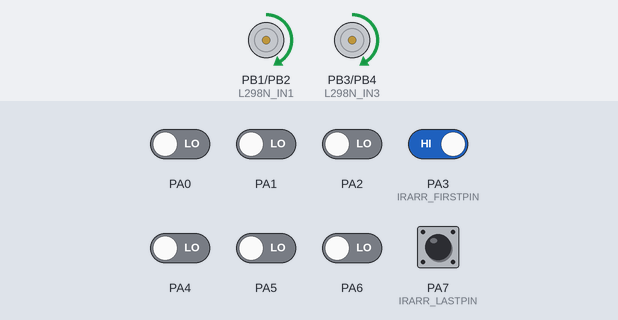
Bench run of a program on a simulated ATmega32, built with avr-gcc and emulated at 16 MHz (the files do not name the chip). Shown: motor-driver pin pairs drawn as motors (green arrow = first pin HIGH = forward, orange = second pin HIGH = backward, longer = more drive, scaled by the enable pin). Inputs (shaded band) come from the test bench; at power-on: PA3 (IRARR_FIRSTPIN), PA7 (IRARR_LASTPIN) HIGH, PA0–2, PA4–6 LOW.

Above: at 1.2 s.
1.3 s: PA3 (IRARR_FIRSTPIN) driven LOW
At 1.8 s:
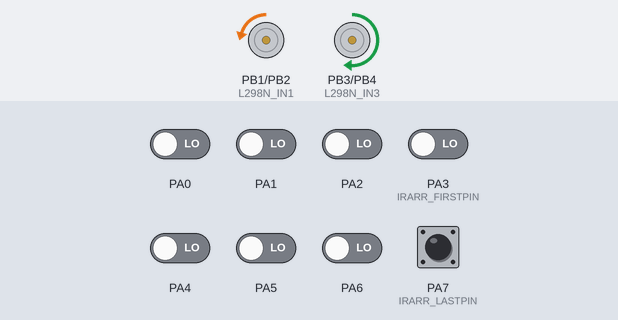
2.8 s: PA3 (IRARR_FIRSTPIN) driven HIGH
At 4.0 s:
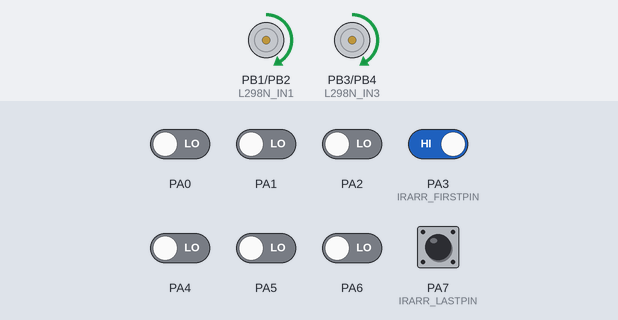
4.3 s: PA4 driven HIGH
At 5.2 s:
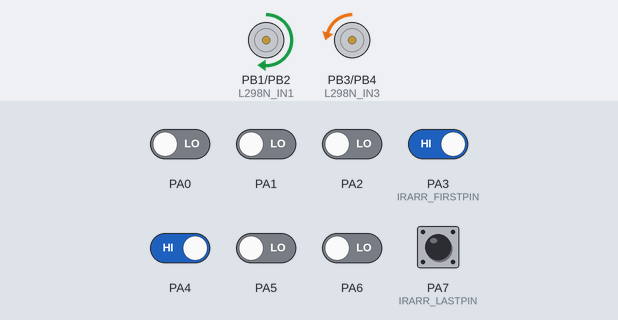
5.8 s: PA4 driven LOW
At 6.4 s:
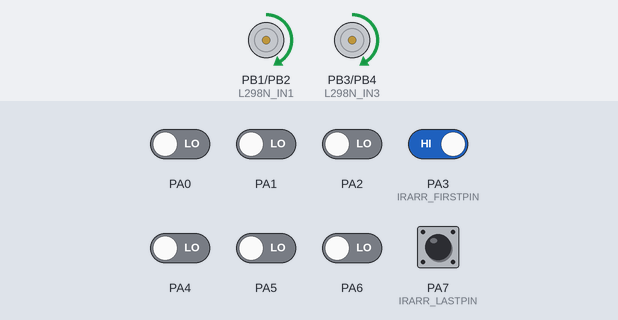
Timing chart, 0 to 8.3 s (numbered marks = the images above; inputs shaded):
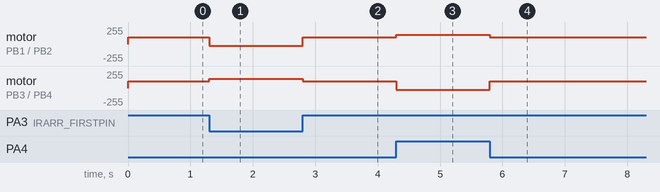

The program:

main.c
```c
/*********************************************************************************************************************************************************************************************************************************
Author: heretic	< Andrew G >
File: main.c
Dependencies: l298n_driver.h & irarr_driver.h
Date Created: 18/9/2025
Description: Main program entry point - Line follower robot control system
Notes:
	+ Implements PID control for line following (FUTURE UPDATE)
	+ Uses infrared array sensor for line detection
	+ Controls dual motors via L298N driver
	+ Adjusts speed based on sensor feedback
History:
    + 18/9/2025: (Release 1.0)
	+
*********************************************************************************************************************************************************************************************************************************/

#include "l298n_driver.h"
#include "irarr_driver.h"


int main(void)
{

    L298N_init();
    IRARR_init();

    int currentError  = 0;
    int lastError = 0;  // store last known line direction

    while(1)
    {
        currentError = IRARR_read();

        // ================= LOST LINE =================
        if(currentError == IRARR_LOSTLINE){
            while(IRARR_read() == IRARR_LOSTLINE)
            {
                // Spin toward where we last saw the line
                if(lastError <= 0){
                    L298N_turnLeft(0, 35);
                }
                else{
                    L298N_turnRight(35, 0);
                }
            }
        }

        // ================= CENTER =================
        else if(currentError <= 25 && currentError >= -25){
            lastError = currentError;
            L298N_moveForward(40);
        }

        // ================= SLIGHT LEFT =================
        else if(currentError < -25 && currentError >= -100){
            lastError = currentError;
            L298N_turnLeft(10, 55);
        }

        // ================= HARD LEFT =================
        else if(currentError < -100){
            lastError = currentError;
            L298N_turnLeft(0, 50);
        }

        // ================= SLIGHT RIGHT =================
        else if(currentError > 25 && currentError <= 100){
            lastError = currentError;
            L298N_turnRight(55, 10);
        }

        // ================= HARD RIGHT =================
        else if(currentError > 100){
            lastError = currentError;
            L298N_turnRight(50, 0);
        }
    }

    return 0;
}
```

irarr_driver.c
```c
/****************************************************************************************************************************************************************************
Author: heretic    < Andrew G >
File: irarr_driver.c
Date Created: 1/5/2026
Dependencies: irarr_driver.h
Description: IR Array (5-sensor line detection) driver for line-following robot
             Returns weighted position of line (-100 to +100, or 1000 if lost)
Notes:
    +
History:
    + 1/5/2026 (Release 1.0)
    +
****************************************************************************************************************************************************************************/

#include "irarr_driver.h"


#define F_CPU 16000000UL

#define IRARR_GROUP 'A'
#define IRARR_FIRSTPIN 3
#define IRARR_LASTPIN 7


void IRARR_init(void){
    GPIO_DefinePurpose_Mask(IRARR_GROUP, IRARR_FIRSTPIN, IRARR_LASTPIN + 1, IN);
}


ui8 IRARR_ReadingsArr[5];
si16 IRARR_read(void){
    si16 IRARR_error = 0;
    si16 IRARR_weightSum = 0;
    si16 IRARR_leftWeight = -2;
    // si16 IRARR_rightWeight = 2;
    si16 IRARR_Currentvalue = 0;
	for(ui8 i = IRARR_FIRSTPIN; i <= IRARR_LASTPIN; i++){
        IRARR_Currentvalue = !(GPIO_ReadDig(IRARR_GROUP,i));
        IRARR_ReadingsArr[i - IRARR_FIRSTPIN] = IRARR_Currentvalue;
        IRARR_error += (IRARR_Currentvalue * IRARR_leftWeight++);
        IRARR_weightSum += IRARR_Currentvalue;
	}
    if(IRARR_weightSum == 0) return IRARR_LOSTLINE;
	return (IRARR_error * 100) / IRARR_weightSum;
}


/*
============================  Func IRARR_read() Explanation  ============================
------------------------------------------------------------
IR Array Line Position Calculation (5 Sensors)

Sensors layout:
    S0   S1   S2   S3   S4
   -2   -1    0   +1   +2   (weights)

Each sensor returns:
    1 → sees line (black)
    0 → no line

------------------------------------------------------------
How it works:

1. Multiply each sensor reading by its weight:
   error += sensor * weight

2. Count how many sensors see the line:
   sum += sensor

3. Compute average position:
   position = error / sum

4. Scale by 100 to avoid floats:
   return (error * 100) / sum

------------------------------------------------------------
Examples:

Case 1:
    Sensors: 0 1 1 0 0
    Weights:-2 -1 0 1 2

    error = (-1 + 0) = -1
    sum = 2

    result = (-1 * 100) / 2 = -50
    → line is slightly LEFT

------------------------------------------------------------

Case 2:
    Sensors: 0 1 0 0 0

    error = -1
    sum = 1

    result = (-1 * 100) / 1 = -100
    → line is more LEFT

------------------------------------------------------------

Case 3:
    Sensors: 0 0 1 0 0

    error = 0
    sum = 1

    result = 0
    → line is CENTER

------------------------------------------------------------

Case 4:
    Sensors: 1 0 1 1 0

    error = (-2 + 0 + 1) = -1
    sum = 3

    result = (-1 * 100) / 3 ≈ -33
    → slightly LEFT (closer to center than Case 1)

------------------------------------------------------------

Case 5:
    Sensors: 0 0 0 0 0

    sum = 0 → no line detected

    return 1000
    → special value meaning "LOST LINE"

------------------------------------------------------------

Final meaning of output:
    negative → line is LEFT
    0        → line is CENTER
    positive → line is RIGHT
    1000     → line LOST

------------------------------------------------------------
*/
```

irarr_driver.h
```c
/****************************************************************************************************************************************************************************
Author: heretic    < Andrew G >
File: irarr_driver.h
Date Created: 1/5/2026
Dependencies: gpio_driver.h
Description: IR Array (5-sensor line detection) driver for line-following robot
             Returns weighted position of line (-100 to +100, or 1000 if lost)
Notes:
    +
History:
    + 1/5/2026 (Release 1.0)
    +
****************************************************************************************************************************************************************************/


#include "gpio_driver.h"


#define IRARR_LOSTLINE 1000

void IRARR_init(void);
si16 IRARR_read(void);
extern ui8 IRARR_ReadingsArr[5];
```

l289n_driver.c
```c
/*********************************************************************************************************************************************************************************************************************************
Author: heretic	< Andrew G >
File: l289n_driver.c
Dependencies: l298n_driver.h & gpio_driver.h & timer1_driver.h
Date Created: 7/2/2026
Description: L298N Motor Driver Control - Supports speed control (0-100%) for two independent motors
Notes:
	+ Speed parameter accepts 0-100 (%)
	+ 0% = stopped, 100% = full speed
	+ Motor control pins configured on PORT B
	+ PWM frequency: 1000 Hz
History:
    + 7/2/2026: (Release 1.0)
	+
*********************************************************************************************************************************************************************************************************************************/

#include "l298n_driver.h"

/*
*
*  In "speed" parameter, you write the (%) value of the speed you want to set for the motors. For example, if you want to set the speed to 50%, you write 50 in the "speed" parameter.
*  The "speed" parameter can take values from 0 to 100, where 0 means the motors are stopped and 100 means the motors are running at full speed.
*  Where 0% is MIN speed (stop)
*  Where 100% is MAX speed
*
*/

// For Both Motors
#define L298N_INSGROUP 'B'
#define L298N_PWMFREQ 1000
// For Motor < 1 >
#define L298N_IN1 1
#define L298N_IN2 2
// For Motor < 2 >
#define L298N_IN3 3
#define L298N_IN4 4

// PWM For Motor < 1 >  [OC1A - PD5]
#define L298N_PWM1_GROUP 'D'
#define L298N_PWM1_PIN 5

// PWM For Motor < 2 >  [OC1B - PD4]
#define L298N_PWM2_GROUP 'D'
#define L298N_PWM2_PIN 4


void L298N_init(void){
    // Setting up PWM pins
    GPIO_DefinePurpose(L298N_PWM1_GROUP, L298N_PWM1_PIN, OUT);
    GPIO_DefinePurpose(L298N_PWM2_GROUP, L298N_PWM2_PIN, OUT);
    // 1 kHz PWM, motors initially stopped [0% Speed]
    T1_doPWM_DUAL(L298N_PWMFREQ, 0, 0);
    // Making all of them output pins
    GPIO_DefinePurpose(L298N_INSGROUP, L298N_IN1, OUT);
    GPIO_DefinePurpose(L298N_INSGROUP, L298N_IN2, OUT);
    GPIO_DefinePurpose(L298N_INSGROUP, L298N_IN3, OUT);
    GPIO_DefinePurpose(L298N_INSGROUP, L298N_IN4, OUT);
}


void L298N_moveForward(ui8 speed){ //Speed for both motors
    if(speed > 100) speed = 100; // Speed Clamping
    // Motor < 1 > - direction
    GPIO_WriteDig(L298N_INSGROUP, L298N_IN1, HIGH);
    GPIO_WriteDig(L298N_INSGROUP, L298N_IN2, LOW);
    // Motor < 2 > - direction
    GPIO_WriteDig(L298N_INSGROUP, L298N_IN3, HIGH);
    GPIO_WriteDig(L298N_INSGROUP, L298N_IN4, LOW);
    // Speed (PWM using Timer1)
    T1_setDutyCycle_DUAL(speed, speed);
}


void L298N_moveBackward(ui8 speed){ //Speed for both motors
    if(speed > 100) speed = 100; // Speed Clamping
    // Motor < 1 > - direction
    GPIO_WriteDig(L298N_INSGROUP, L298N_IN1, LOW);
    GPIO_WriteDig(L298N_INSGROUP, L298N_IN2, HIGH);
    // Motor < 2 > - direction
    GPIO_WriteDig(L298N_INSGROUP, L298N_IN3, LOW);
    GPIO_WriteDig(L298N_INSGROUP, L298N_IN4, HIGH);
    // Speed (PWM using Timer1)
    T1_setDutyCycle_DUAL(speed, speed);
}


void L298N_turnRight(ui8 speedR, ui8 speedL){
    if(speedR > 100) speedR = 100; // Speed Clamping
    if(speedL > 100) speedL = 100; // Speed Clamping
    // Motor < 1 > - direction
    GPIO_WriteDig(L298N_INSGROUP, L298N_IN1, HIGH);
    GPIO_WriteDig(L298N_INSGROUP, L298N_IN2, LOW);
    // Motor < 2 > - direction
    GPIO_WriteDig(L298N_INSGROUP, L298N_IN3, LOW);
    GPIO_WriteDig(L298N_INSGROUP, L298N_IN4, HIGH);
    // Speed (PWM using Timer1)
    T1_setDutyCycle_DUAL(speedR, speedL);
    /* CAN SET THE SPEEDL TO 0 FOR MORE 90DEG RIGHT TURN */
}


void L298N_turnLeft(ui8 speedR, ui8 speedL){
    if(speedR > 100) speedR = 100; // Speed Clamping
    if(speedL > 100) speedL = 100; // Speed Clamping
    // Motor < 1 > - direction
    GPIO_WriteDig(L298N_INSGROUP, L298N_IN1, LOW);
    GPIO_WriteDig(L298N_INSGROUP, L298N_IN2, HIGH);
    // Motor < 2 > - direction
    GPIO_WriteDig(L298N_INSGROUP, L298N_IN3, HIGH);
    GPIO_WriteDig(L298N_INSGROUP, L298N_IN4, LOW);
    // Speed (PWM using Timer1)
    T1_setDutyCycle_DUAL(speedR, speedL);
    /* CAN SET THE SPEEDR TO 0 FOR MORE 90DEG LEFT TURN */
}


void L298N_stop(void){
    T1_setDutyCycle_DUAL(0, 0);
    GPIO_WriteDig(L298N_INSGROUP, L298N_IN1, LOW);
    GPIO_WriteDig(L298N_INSGROUP, L298N_IN2, LOW);
    GPIO_WriteDig(L298N_INSGROUP, L298N_IN3, LOW);
    GPIO_WriteDig(L298N_INSGROUP, L298N_IN4, LOW);
}
```

l298n_driver.h
```c
/****************************************************************************************************************************************************************************
Author: heretic	< Andrew G >
File: l298n_driver.h
Dependencies: "gpio_driver.h" & "timer1_driver.h"
Date Created: 7/2/2026
Description: L298N Motor Driver Header - Provides speed control interface (0-100%) for two independent motors
Notes:
	+ Speed parameter accepts 0-100 (%)
	+ 0% = stopped, 100% = full speed
	+ Motor control pins configured on PORT B
	+ PWM frequency: 1000 Hz
History:
    + 7/2/2026: (Release 1.0)
	+
****************************************************************************************************************************************************************************/

#include "gpio_driver.h"
#include "timer1_driver.h"

void L298N_init(void);
void L298N_moveForward(ui8 speed);
void L298N_moveBackward(ui8 speed);
void L298N_turnRight(ui8 speedR, ui8 speedL);
void L298N_turnLeft(ui8 speedR, ui8 speedL);
void L298N_stop(void);


/*
====================== L298N CONNECTIONS ======================

MCU: ATmega32A

-------------------- MOTOR DRIVER (L298N) ---------------------

L298N        →     ATmega32A
------------------------------------------
IN1          →     PB1   (Motor 1 Direction)
IN2          →     PB2   (Motor 1 Direction)

IN3          →     PB3   (Motor 2 Direction)
IN4          →     PB4   (Motor 2 Direction)

ENA          →     PD5   (OC1A - PWM Motor 1)
ENB          →     PD4   (OC1B - PWM Motor 2)

-------------------- POWER CONNECTIONS ------------------------

L298N VCC (12V)   →   External Motor Supply (e.g. 7V–12V)
L298N GND         →   MCU GND (COMMON GROUND REQUIRED)
L298N 5V          →   (Optional, depends on module jumper)

MCU VCC           →   5V
MCU GND           →   GND

-------------------- IMPORTANT NOTES --------------------------

1. REMOVE ENA/ENB JUMPERS on L298N if using PWM control.
2. PD5 and PD4 MUST be connected correctly for PWM to work.
3. ALWAYS use a common ground between MCU and L298N.
4. Motors may NOT start at very low duty cycles (<30%).
5. Ensure power supply can handle motor current.

==============================================================
*/
```

timer1_driver.h
```c
/****************************************************************************************************************************************************************************
Author: heretic	< Andrew G >
File: timer1_driver.h
Date Created: 5/2/2026
Dependencies: "portable_dts.h"
Description: TOTAL functions for Timer1 (16-bit) on AVR microcontrollers, NO Input Capture
Notes:
    +
History:
    + 2/5/2026: (Release 1.0)
    +
****************************************************************************************************************************************************************************/

#ifndef TIMER1_DRIVER_H
#define TIMER1_DRIVER_H

#include "portable_dts.h"
// #include <avr/io.h>

// ========== OC1A is on PD5 (Pin of timer1 output A) ==========
// ========== OC1B is on PD4 (Pin of timer1 output B) ==========


enum {
        // << TCCR1A >> COM bits =>  7:6 (CTC output A) -- 5:4 (CTC output B)
    T1_OUT_NONE = 0,
    T1_OUT_TOGGLE = 1,
    T1_OUT_LOW = 2,
    T1_OUT_HIGH = 3
};

// << TCCR1A >> FOC bits =>  3 (Force OUT pin OC1A) --  2 (Force OUT OC1B)

enum {
        // << TCCR1A >> 2 Lower WGM bits =>  1:0 (Choose Timer's Mode)
        // << TCCR1B >> 2 Higher WGM bits =>  4:3 (Choose Timer's Mode)
    T1_MODE_NORMAL = 0,
    T1_MODE_CTC_SINGLE,
    T1_MODE_CTC_DUAL,
    T1_MODE_FASTPWM_SINGLE,
    T1_MODE_FASTPWM_DUAL,
    T1_MODE_PHASECORRECT_SINGLE,
    T1_MODE_PHASECORRECT_DUAL
};

enum {
        // << TCCR1B >> CS bits =>  2:0 (Choose Timer's Prescaler)
    T1_PRE_STOP = 0,
    T1_PRE_1 = 1,
    T1_PRE_8 = 2,
    T1_PRE_64 = 3,
    T1_PRE_256 = 4,
    T1_PRE_1024 = 5,
    T1_PRE_EXT_FALLING = 6,
    T1_PRE_EXT_RISING = 7
};

// ======== FOR PWM ONLY ========
#define T1_PWM_PRE T1_PRE_8
#define T1_PWM_PRE_VAL 8
//===============================


// ========== Timer1 Driver Function Prototypes ==========

void T1_init(void);
void T1_setMode(ui8 mode);
void T1_setOutputAction_SINGLE(ui8 action);
void T1_setOutputAction_DUAL(ui8 action1, ui8 action2);

void T1_setTOP_SINGLE(ui16 top);
void T1_setTOP_DUAL(ui16 top);
void T1_setCompare_SINGLE(ui16 value);
void T1_setCompare_DUAL(ui16 value1, ui16 value2);

void T1_enableInterrupts(void);

void T1_start(ui8 prescaler);

void T1_doPWM_SINGLE(ui16 frequency, ui8 dutyCycle);
void T1_doPWM_DUAL(ui16 frequency, ui8 dutyCycleA, ui8 dutyCycleB);
void T1_setDutyCycle_SINGLE(ui8 dutyCycle);
void T1_setDutyCycle_DUAL(ui8 dutyCycleA, ui8 dutyCycleB);

void T1_stop(void);
void T1_doOutputAction_A(void);
void T1_doOutputAction_B(void);
ui16 T1_getCount(void);


// ========== Timer1 Register Bits Definitions ==========

// For the Modes selection
#define WGM10 0
#define WGM11 1
#define WGM12 3
#define WGM13 4

#endif
#define WGM13 4

// All Timer1 Registers Definitions
#define TCCR1A  (*(volatile ui8*)0x4F)
#define TCCR1B  (*(volatile ui8*)0x4E)
#define TCNT1   (*(volatile ui16*)0x4C)
#define OCR1A   (*(volatile ui16*)0x4A)
#define OCR1B   (*(volatile ui16*)0x48)
#define ICR1    (*(volatile ui16*)0x46)
#define TIMSK   (*(volatile ui8*)0x59)
#define TIFR    (*(volatile ui8*)0x58)


/*
*
*  Use Timer1 Fast PWM with ICR1 as TOP (mode 14)
*  PD5 = OC1A, PD4 = OC1B → both can output servo PWM when TOP = ICR1
*
*  TOP (ICR1) is calculated by:
*  ICR1 = F_CPU / (frequency * prescaler) - 1
*
*  For 50 Hz servo signal and prescaler = 8:
*  ICR1 = [16000000 / (50 * 8)] - 1 = 39999
*
*  Timer tick time:
*  tick = prescaler / F_CPU = 8 / 16000000 = 0.5 µs
*
*  IMPORTANT: Servo does NOT use duty cycle %.
*  Servo cares about pulse width in microseconds.
*
*  OCR value is calculated by:
*  OCR1x = pulse_time_us / tick_time_us
*
*  Examples:
*  1.0 ms  → 1000 / 0.5 = 2000   (≈ 0°)
*  1.5 ms  → 1500 / 0.5 = 3000   (≈ 90°)
*  2.0 ms  → 2000 / 0.5 = 4000   (≈ 180°)
*
*  Put these values in OCR1A or OCR1B to control the servo position.
*
*/
```

Source omitted: timer1_driver.c (8074 bytes), gpio_driver.c (4947 bytes), gpio_driver.h (3332 bytes), portable_dts.h (1173 bytes)

Measured:
- after the input at 1.3 s, motor on PB1 (L298N_IN1) / PB2 (L298N_IN2): forward 102/255 → backward 25/255 at once; motor on PB3 (L298N_IN3) / PB4 (L298N_IN4): forward 102/255 → forward 140/255 at once
- after the input at 2.8 s, motor on PB1 (L298N_IN1) / PB2 (L298N_IN2): backward 25/255 → forward 102/255 at once; motor on PB3 (L298N_IN3) / PB4 (L298N_IN4): forward 140/255 → forward 102/255 at once
- after the input at 4.3 s, motor on PB1 (L298N_IN1) / PB2 (L298N_IN2): forward 102/255 → forward 140/255 at once; motor on PB3 (L298N_IN3) / PB4 (L298N_IN4): forward 102/255 → backward 25/255 at once
- after the input at 5.8 s, motor on PB1 (L298N_IN1) / PB2 (L298N_IN2): forward 140/255 → forward 102/255 at once; motor on PB3 (L298N_IN3) / PB4 (L298N_IN4): backward 25/255 → forward 102/255 at once
